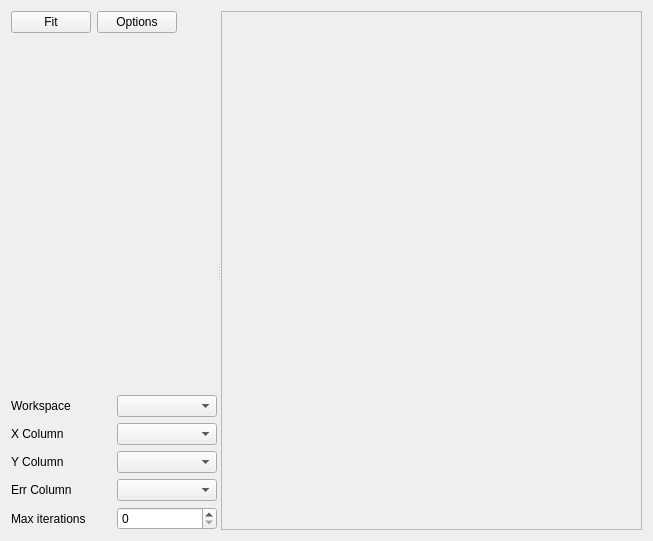
<?xml version="1.0" encoding="UTF-8"?>
<ui version="4.0">
 <class>FitWidget</class>
 <widget class="QWidget" name="FitWidget">
  <property name="geometry">
   <rect>
    <x>0</x>
    <y>0</y>
    <width>653</width>
    <height>541</height>
   </rect>
  </property>
  <property name="windowTitle">
   <string>Form</string>
  </property>
  <layout class="QVBoxLayout" name="verticalLayout_2">
   <item>
    <widget class="QSplitter" name="splitter">
     <property name="orientation">
      <enum>Qt::Horizontal</enum>
     </property>
     <widget class="QWidget" name="layoutWidget">
      <layout class="QVBoxLayout" name="verticalLayout">
       <property name="sizeConstraint">
        <enum>QLayout::SetDefaultConstraint</enum>
       </property>
       <item>
        <layout class="QHBoxLayout" name="horizontalLayout">
         <item>
          <widget class="QPushButton" name="btnFit">
           <property name="text">
            <string>Fit</string>
           </property>
          </widget>
         </item>
         <item>
          <widget class="QPushButton" name="btnOptions">
           <property name="text">
            <string>Options</string>
           </property>
          </widget>
         </item>
         <item>
          <spacer name="horizontalSpacer">
           <property name="orientation">
            <enum>Qt::Horizontal</enum>
           </property>
           <property name="sizeHint" stdset="0">
            <size>
             <width>40</width>
             <height>20</height>
            </size>
           </property>
          </spacer>
         </item>
        </layout>
       </item>
       <item>
        <widget class="QtAPI::FunctionBrowser" name="funBrowser" native="true">
         <property name="sizePolicy">
          <sizepolicy hsizetype="Preferred" vsizetype="Expanding">
           <horstretch>0</horstretch>
           <verstretch>0</verstretch>
          </sizepolicy>
         </property>
        </widget>
       </item>
       <item>
        <layout class="QGridLayout" name="gridLayout">
         <item row="0" column="0">
          <widget class="QLabel" name="label_2">
           <property name="text">
            <string>Workspace</string>
           </property>
          </widget>
         </item>
         <item row="0" column="1">
          <widget class="QComboBox" name="cbWorkspace"/>
         </item>
         <item row="1" column="0">
          <widget class="QLabel" name="label_3">
           <property name="text">
            <string>X Column</string>
           </property>
          </widget>
         </item>
         <item row="1" column="1">
          <widget class="QComboBox" name="cbXColumn"/>
         </item>
         <item row="3" column="0">
          <widget class="QLabel" name="label_4">
           <property name="text">
            <string>Y Column</string>
           </property>
          </widget>
         </item>
         <item row="3" column="1">
          <widget class="QComboBox" name="cbYColumn"/>
         </item>
         <item row="5" column="0">
          <widget class="QLabel" name="label_5">
           <property name="text">
            <string>Err Column</string>
           </property>
          </widget>
         </item>
         <item row="6" column="1">
          <widget class="QSpinBox" name="sbMaxIterations">
           <property name="maximum">
            <number>1000</number>
           </property>
          </widget>
         </item>
         <item row="5" column="1">
          <widget class="QComboBox" name="cbErrColumn"/>
         </item>
         <item row="6" column="0">
          <widget class="QLabel" name="label">
           <property name="text">
            <string>Max iterations</string>
           </property>
          </widget>
         </item>
        </layout>
       </item>
      </layout>
     </widget>
     <widget class="QtAPI::Plot" name="plot">
      <property name="sizePolicy">
       <sizepolicy hsizetype="Expanding" vsizetype="Expanding">
        <horstretch>1</horstretch>
        <verstretch>0</verstretch>
       </sizepolicy>
      </property>
      <property name="frameShape">
       <enum>QFrame::StyledPanel</enum>
      </property>
      <property name="frameShadow">
       <enum>QFrame::Raised</enum>
      </property>
     </widget>
    </widget>
   </item>
  </layout>
 </widget>
 <customwidgets>
  <customwidget>
   <class>QtAPI::FunctionBrowser</class>
   <extends>QWidget</extends>
   <header>inc/QtAPI/FunctionBrowser.h</header>
   <container>1</container>
  </customwidget>
  <customwidget>
   <class>QtAPI::Plot</class>
   <extends>QFrame</extends>
   <header>inc/QtAPI/Plot.h</header>
   <container>1</container>
  </customwidget>
 </customwidgets>
 <resources/>
 <connections/>
</ui>
